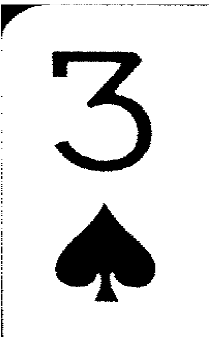
%> input picture cropcorner.png, 221 x 356 px
$ octave --eval "detect_card('cropcorner.png');"   (GNU Octave 9; MATLAB toolbox functions it lacks are replaced by stand-ins)
%> lines starting %> are read from the running program, lines starting %| are printed output that depends on the picture; in (x1, y1, x2, y2) boxes, pixels count from 0 and x2, y2 are one past the last pixel; in counts of white or black regions, pixels touching at a corner belong together; the program's own positions count from 1
function detect_card(image)
%> called with image = 'cropcorner.png'
    im = imread(image);
%> im is the input picture: size 356x221x3 uint8; min 0, max 255, mean 223.2
    %Histogram Equailization
    im = rgb2gray(im);
%> im: size 356x221 uint8
    %Otsu's Method
    threshold = graythresh(im);
%> threshold = 0.51
    %Convert the image to binary
    im = imbinarize(im,threshold);
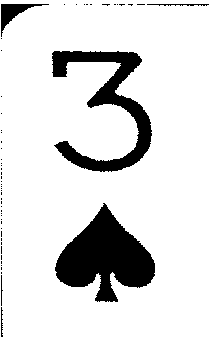
%> im: size 356x221 logical; 87.4% white; 55 black regions (49 under 20 px), largest, box (x1, y1, x2, y2) and area: (55, 203, 155, 302) 5303, (52, 51, 152, 172) 3872, (1, 4, 49, 37) 445, (147, 4, 209, 6) 81, (1, 307, 3, 337) 40, (1, 275, 3, 306) 32
    %Noise Removal
    BW2 = bwareaopen(im, 50000);
    %edge detection
    BW2=edge(BW2,'sobel');
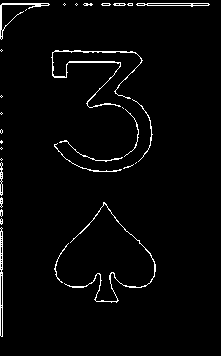
%> BW2: size 356x221 logical; 2.7% white in thin lines or dots, all inside (x1, y1, x2, y2) = (0, 3, 210, 337)
    figure;
    imshow(BW2);
end
